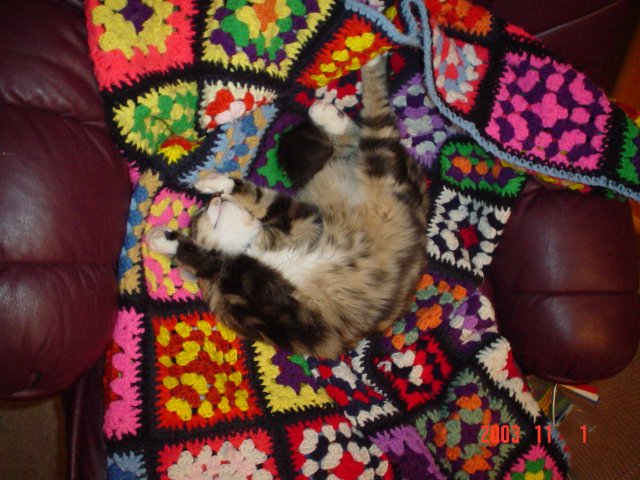
#> input picture data/sleepycat.jpg, 1280 x 960 px, found by its file name (shown at 1/2 size)
$ python inset_video.py
#> lines starting #> are read from the running program, lines starting #| are printed output that depends on the picture
#> (reads pyvision/data/project_info.json from the repository)
### pyvision3/image.py
"""
Created on Dec 18, 2015
@author: Stephen O'Hara

This module defines the pyvision image class, which wraps
the image data (array) in a class with convenient methods.

One very useful aspect of the image class is that annotations
(such as bounding boxes that might be drawn around detection regions)
are kept on a separate layer, as opposed to drawing directly
onto the image array itself.
"""
# The following prevents a bunch of pylint no-member errors
# with the cv2 module.
# pylint: disable=E1101

import cv2
import numpy as np
import io

try:
    import matplotlib.pyplot as plot
except ImportError:
    print("Error importing matplotlib.")
    print("Matplotlib integration will not work")

try:
    import shapely.geometry as sg
except ImportError:
    print("Error importing shapely.")
    print("Shapely is required for annotating shapes (polygons) on images.")
    print("Shapely is also used to determine if a crop is in bounds, etc.")

from .pv_exceptions import OutOfBoundsError, ImageAnnotationError
from .geometry import in_bounds, integer_bounds, Rect


class Image(object):
    """
    A pyvision3 Image object contains the image data, an
    annotations layer, and many convenient methods.
    Supports 1 channel and 3 channel images.
    """

    def __init__(self, source, *args, desc="Pyvision Image", **kwargs):
        """
        The constructor wraps a cv2.imread(...) function,
        passing in the args and kwargs appropriately, and
        then allocating data for the annotations layer.

        Parameters
        ----------
        desc: string
            Provide a short description of this image, that will be used
            by default in window titles and other functions
        source: string, file object, or cv2 image array
            If string, this is the full path to the image file to load.
            If file object, this is an open file handle from which to load
            the image.
            If ndarray, then we assume this is a cv2 image array which we will
            just wrap.
        args: variable
            Other args will be passed through to cv2.imread, the first arg
            should be the image source, like a file name. See the cv2 docs
            on imread for more details.
        kwargs: variable
            Keyword args will be passed through to cv2.imread

        Examples
        --------
        #loading from files
        img = pv3.Image('mypic.jpg')
        img2 = pv3.Image('mypic.jpg', cv2.IMREAD_GRAYSCALE)

        #loading from a file handle...this example is silly, but
        # this capability is good for example when loading from a file streamed
        # over a network connection, or S3, etc.
        with open('somepath/somefile.png', 'rb') as infile:
            img3 = pv3.Image(infile)

        #Wrapping of a numpy/cv2 ndarray
        img4 = pv3.Image( np.zeros( (480,640), dtype='uint8' ) )
        """
#> called with source = 'pyvision3/data/sleepycat.jpg', desc = 'Pyvision Image'
        self.desc = desc
        # metadata dictionary can be used to pass arbitrary info with the image
        self.metadata = {}

        if isinstance(source, np.ndarray):
            self.data = source
            self.metadata["source"] = "np.ndarray"
        elif type(source) == str:
            self.data = cv2.imread(source, *args, **kwargs)
#> self.data is the input picture: shape (960, 1280, 3); mean B, G, R 51.4, 57.9, 95.1
            self.metadata["source"] = "file"
            self.metadata["filename"] = source
        else:
            # assume a file object
            buf = source.read()
            x = np.fromstring(buf, dtype="uint8")
            self.data = cv2.imdecode(x, cv2.IMREAD_UNCHANGED)
            self.metadata["source"] = "file object or buffer"

        self.height, self.width = self.data.shape[0:2]
#> self.height = 960; self.width = 1280
        self.size = (self.width, self.height)
#> self.size = (1280, 960)
        self.nchannels = self.data.shape[2] if len(self.data.shape) == 3 else 1
#> self.nchannels = 3

        # Annotation data is a separate BGR image array.
        self.annotation_data = (
            self.data.copy()
            if self.nchannels == 3
            else cv2.cvtColor(self.data, cv2.COLOR_GRAY2BGR)
        )

    # [6 lines left out: function __str__, not called in this run]

    def __repr__(self):
        return str(self)

    def __getitem__(self, slc):
        return self.data[slc]

    # [392 lines left out: functions as_grayscale, as_annotated, annotate_shape, annotate_point, annotate_circle, annotate_line and 8 more, not called in this run]

    def resize(self, new_size, keep_aspect=False, as_type="PV"):
        """
        Returns a copy of the image after resizing to a new size.

        Parameters
        ----------
        new_size: tuple (width, height)
        keep_aspect: boolean
            If True, then the resizing will preserve the original image's aspect
            ratio, which may require borders "letterboxing" to be introduced.
            Default is False.
        as_type: str in ("CV","PV")
            If as_type is "CV", then the returned image is an opencv
            format ndarray. If "PV" (default), then a pyvision3 image is returned.

        Returns
        -------
        An opencv or pyvision3 image representing the resized image depending on as_type.
        If the return is a pyvision3 image, there will also be a .metadata field "original_size"
        that stores the original size of the image.
        """
#> called with new_size = (640, 480), keep_aspect = False, as_type = 'PV'
        if keep_aspect:
            # Find the scale
            w, h = self.size  # current size

            scale = min(new_size[0] / w, new_size[1] / h)
            w = int(scale * w)
            h = int(scale * h)

            # Create new image with resized tmp image centered
            tmp = cv2.resize(self.data, (w, h))
            new = np.zeros((new_size[1], new_size[0], self.nchannels), dtype=tmp.dtype)
            x = (new_size[0] - w) // 2
            y = (new_size[1] - h) // 2
            new[y : (y + h), x : (x + w), :] = tmp
        else:
            new = cv2.resize(self.data, new_size)
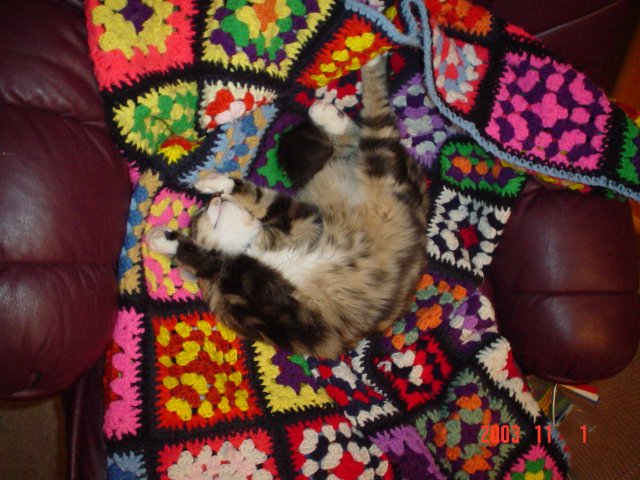
#> new: shape (480, 640, 3); mean B, G, R 51.5, 58, 95.2

        if as_type == "PV":
            new_image = Image(new)
            new_image.metadata = self.metadata.copy()
            new_image.metadata["original_size"] = self.size
            return new_image
        else:
            return new

    # [141 lines left out: functions imshow, show, show_annotation, save, matplot_fig_to_image, not called in this run]

### pyvision3/video.py
"""
Created on Dec 21, 2015
@author: Stephen O'Hara

This module defines the pyvision video class, which wraps
the opencv (cv2) functions in a class with convenient methods.

A few useful aspects of the video class:

1. Pause-and-play interface for playing back a video, pausing,
stepping frame-by-frame, resuming, quitting, etc., from a streamlined
interface wrapped around highgui

2. The same video interface is used to interact with actual video
files, rtsp streams, directories of images (played as a video)

3. Callback function support vid.on_new_frame() allows the
user to specify functions that operate on each new frame of the
video stream, which can be used to easily build real-time video
analysis pipelines.
"""
# The following prevents a bunch of pylint no-member errors
# with the cv2 module.
# pylint: disable=E1101

import cv2
import pyvision3 as pv3
import sys
import os
import glob


class VideoInterface(object):
    """
    The common functions required by any object implementing
    the pyvision3 Video interface, and implements the common pause-and-play
    feature of Videos.
    """

    def __init__(self, size=None):
        self.current_frame_num = 0
        self.current_frame = None
        self.size = size

        # Set the following to true when creating a subclass if it
        # supports random access to the frames without seeking. In which
        # case, you must also implement the __getitem__ magic method.
        self._random_access = False

    def __iter__(self):
        return self

    def seek_to(self, frame_num):
        """
        Set the video to the desired frame number and return the frame. Subsequent
        calls to next() will start from this position. If the Video class supports
        random access, this is very fast. Otherwise, a video may have to seek to
        the desired position, which is likely slow.

        Parameters
        ----------
        frame_num: int
            The frame number to seek/go to and return.

        Returns
        -------
        The pyvision3 image at the desired frame number.
        """
#> called with frame_num = 250
        if self._random_access:
            self.current_frame_num = frame_num
            self.current_frame = self[frame_num]
        else:
            if self.current_frame_num > frame_num:
                self.reset()

            if frame_num > 0:
                print("Seeking video to desired position...")
                sys.stdout.flush()
            while self.current_frame_num < frame_num:
                _ = next(self)
#> this loop made 31 passes
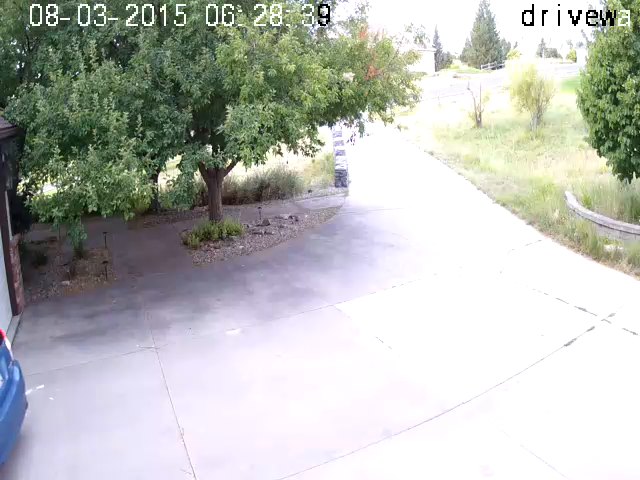
#> input picture frame 183 of data/prius_movie.mov, 640 x 480 px

        return self._get_resized()

    def next(self):  # python 2 compatibility
        return self.__next__()

    def __next__(self):
        raise NotImplementedError

    def _get_resized(self):
        if self.size is None:
            return self.current_frame
        else:
            return self.current_frame.resize(self.size, keep_aspect=False, as_type="PV")

    # [43 lines left out: functions reset, save, not called in this run]

    def play(
        self,
        window_title="Pyvision Video",
        pos=None,
        delay=20,
        annotate=True,
        image_buffer=None,
        start_frame=None,
        end_frame=None,
        on_new_frame=None,
        **kwargs
    ):
        """
        Plays the video, calling the on_new_frame function after loading each
         frame from the video. The user may interrupt video playback by
         hitting (sometimes repeatedly) the spacebar, upon which they are
         given a text menu in the console to abort program, quit playback,
         continue playback, or step to the next frame.

        Parameters
        ----------
        window_title: string
            The window name used to display the video. If None,
            then the video won't be shown, but on_new_frame will be called at
            each frame.
        pos: A tuple (int: x, int: y)
            Defines where the output window should be located
            on the user's screen. None indicates default openCV positioning algorithm
            will be used.
        delay: int
            The delay in ms between window updates. This allows the user
            to control the playback frame rate. A value of 0 indicates that the video
            will wait for keyboard input prior to advancing to the next frame. This
            delay is used by the pauseAndPlay interface, so it will affect the rate
            at which on_new_frame is called as well.
        annotate: boolean
            If True, the image will be annotated with the frame number
            in the upper left corner. Set False for no frame number annotation.
        image_buffer: ImageBuffer
            An optional pyvision3 ImageBuffer object to contain the
            most recent frames. This is useful if a buffer is required for background
            subtraction, for example. The buffer contents is directly modified each
            time a new image is captured from the video, and a reference to the buffer
            is passed to the on_new_frame function (defined below).
        start_frame: int or None
             If >= 0, then the video will cue itself by seeking to the desired start frame before
             any images are shown. During the cueing process, any on_new_frame function callbacks
             will NOT be activated. If None, the video will play from whatever it's current
             position/state is.
        end_frame: int or None
             If not None, then the playback will end after this frame has
            been processed.
        on_new_frame: function or callable object
            A python callable object (function) with a signature of
            foo( pvImage, frame_num, key=None, image_buffer=None ), where key is
            the key pressed by the user (if any) during the pause_and_play interface, and
            buffer is a reference to the optional image buffer provided to the play method.
        kwargs:
            Optional keyword arguments that should be passed onto the on_new_frame function.

        Returns
        -------
        The final frame number of the video, or the frame number at which the user terminated
        playback using the 'q'uit option.
        """
        if delay == 0:
            delay_obj = {"wait_time": 20, "current_state": "PAUSED"}
        else:
            delay_obj = {"wait_time": delay, "current_state": "PLAYING"}
        key = ""

        if start_frame is not None:
            self.seek_to(start_frame)

        for img in self:

            if end_frame is not None and self.current_frame_num > end_frame:
                break

            if image_buffer is not None:
                image_buffer.add(img)

            if annotate:
                txt = "Frame: {}".format(self.current_frame_num)
                img.annotate_text(
                    txt,
                    (10, 10),
                    color=(255, 255, 255),
                    bg_color=(0, 0, 0),
                    font_face=cv2.FONT_HERSHEY_PLAIN,
                    font_scale=1,
                )

            if window_title is not None:
                img.show(
                    window_title=window_title,
                    highgui=True,
                    pos=pos,
                    delay=None,
                    annotations_opacity=1.0,
                )

            if on_new_frame is not None:
                on_new_frame(
                    img,
                    self.current_frame_num,
                    key=key,
                    image_buffer=image_buffer,
                    **kwargs
                )

            key = self._pause_and_play(delay_obj)
            if key == "q":
                break  # user selected quit playback

        if window_title:
            cv2.destroyWindow(window_title)

        return self.current_frame_num

    # [51 lines left out: function _pause_and_play, not called in this run]


class Video(VideoInterface):
    """
    A Pyvision Video object makes using and interacting with video
    streams easier than 'raw' opencv code. A pyvision3 video object
    is an interable (i.e., for img in vid: ....), and also provides
    a high level "play" method, which plays-back the video, displays
    the frame number as an annotation, and supports a callback function
    to perform per-frame tasks.
    """

    def __init__(self, video_source, size=None):
        """
        Constructor.
        Input is the video source, which is anything that cv2.VideoCapture
        can take, such as a video file, a webcam number, or an rtsp stream
        URI.

        Parameters
        ----------
        video_source:   variable
            The video source may be the path of a video file, a webcam
            number, an rtsp stream URI, or anything else accepted by the
            cv2.VideoCapture object.
        size: tuple (w,h)
            Optional. Used to specify the size of the output. This will
            force each frame of the video source to be resized appropriately.
            Specify None to return the native size of the video source.
        """
        super().__init__(size=size)
        self.source = video_source
        self.cap = cv2.VideoCapture(video_source)

    def __del__(self):
        if self.cap is not None:
            self.cap.release()

    # [4 lines left out: function reset, not called in this run]

    def __next__(self):
        """
        We wrap the read method of the video capture object for a few reasons.
        1. Adhere to python iterator interface
        2. Encapsulate some helpful error handling
        3. Maintain state variables: self.current_frame and self.current_frame_num

        Example usage
        -------------
        vid = pv3.Video("path/to/some/video.avi")
        for img in vid:
            print(vid.current_frame_num)
            img.show(highgui=True, delay=25)
        """
        if self.cap.isOpened():
            (ok_flag, img) = self.cap.read()
        else:
            raise ValueError("Error: VideoCapture object has been closed.")

        if ok_flag:
            self.current_frame_num += 1
            self.current_frame = pv3.Image(img)
        else:
            if self.current_frame_num == 0:
                # something is wrong with the video source
                raise ValueError(
                    "Error: Video source can't be read. VideoCapture retrieve failed."
                )
            else:
                raise StopIteration

        return self._get_resized()


class VideoFromFileList(VideoInterface):
    """
    Given a sorted list of filenames (including full path), this will
    treat the list as a video sequence.
    """

    # [36 lines left out: functions __init__, __getitem__, __next__, not called in this run]


class VideoFromDir(VideoFromFileList):
    """
    Consider the sorted files in a given directory as a video.
    This is a convenience class that uses VideoFromFileList
    """

    # [18 lines left out: function __init__, not called in this run]


class VideoFromImageStack(VideoInterface):
    """
    This class allows the user to treat a stack of grayscale images in a 3D numpy array as a video.
    We assume that the dimensions of the array are ordered as (frame #, width, height)
    """

    # [15 lines left out: function __init__, not called in this run]

    def __getitem__(self, frame_num):
        frame = self.image_stack[frame_num, :, :]
        return pv3.Image(frame)

    # [12 lines left out: function __next__, not called in this run]

### examples/inset_video.py
"""
Demonstration of showing an video as an
inset into a static image
"""
import pyvision3 as pv3


def on_frame(frame, num, background_img=None, **kwargs):
    """
    callback function, called by vid.play(...) on
    each new frame of the video
    """
    assert background_img is not None
    img_w, img_h = background_img.size
    inset_width = 225
    inset_height = 150
    inset_x = img_w - inset_width - 10
    inset_y = img_h - inset_height - 10
    background_img.annotate_inset_image(
        frame, pos=(inset_x, inset_y), size=(inset_width, inset_height)
    )
    background_img.annotate_text(
        "{}".format(str(num).zfill(5)),
        (10, 10),
        color=pv3.RGB_WHITE,
        bg_color=pv3.RGB_BLACK,
    )
    background_img.show(
        window_title="Picture-in-picture", delay=5, annotations_opacity=1.0
    )
    background_img.annotate_rect(
        (inset_x - 2, inset_y - 2),
        (inset_x + inset_width + 2, inset_y + inset_height + 2),
        color=pv3.RGB_BLACK,
        thickness=-1,
    )


def demo():
    vid = pv3.Video(pv3.VID_PRIUS)
    img = pv3.Image(pv3.IMG_SLEEPYCAT).resize((640, 480))

    vid.play(
        window_title=None,  # suppress main video output
        delay=1,
        on_new_frame=on_frame,  # this will take care of output
        background_img=img,  # kwarg passed to on_frame
        start_frame=250,
    )


if __name__ == "__main__":
    print("=================================================================")
    print("With focus on video window, use the keyboard to control playback.")
    print("During playback, with focus on window, hold SPACEBAR to pause.")
    print("=================================================================")
    demo()
